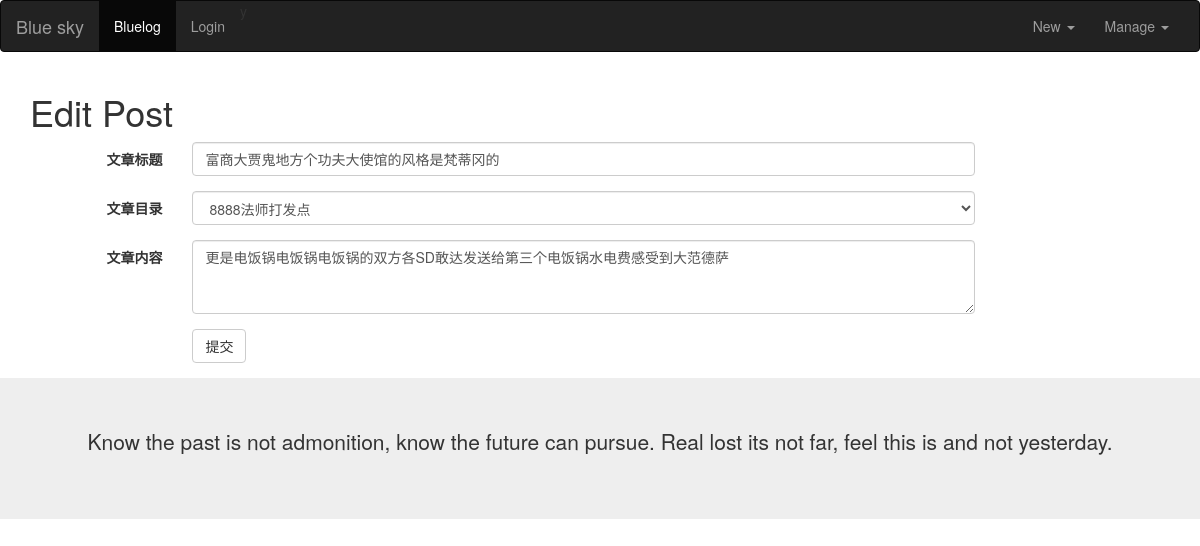
The app's page /admin/editpost/3, older data.
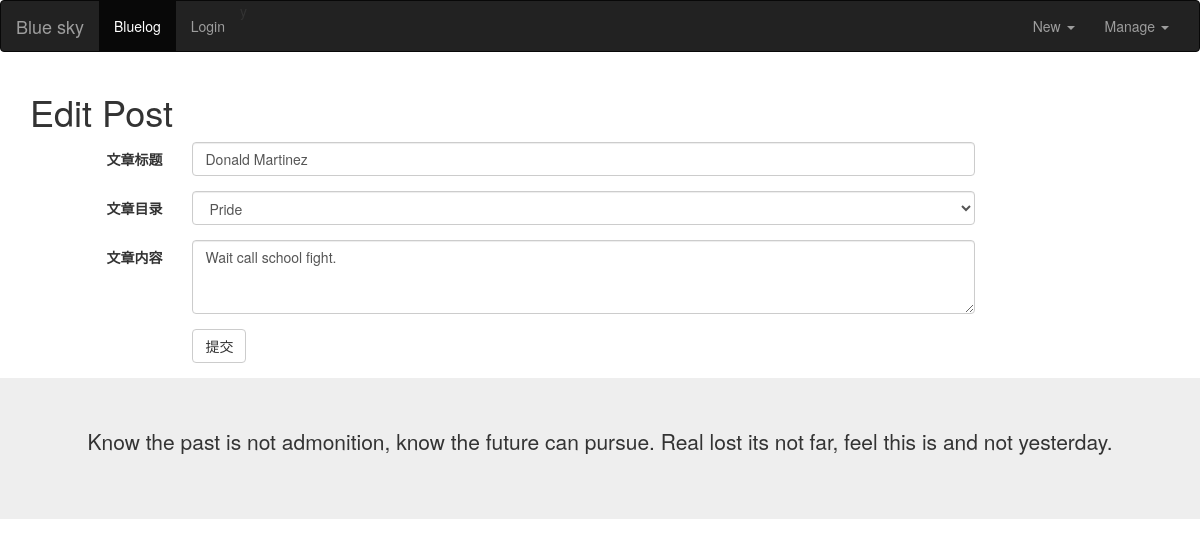
The same page, newer data.
### models.py (models this page shows)
class Post(db.Model):
    id = db.Column(db.Integer, primary_key=True)
    title = db.Column(db.String(20))
    category = db.Column(db.String(20))
    body = db.Column(db.Text)
    timestamp = db.Column(db.DateTime, default=datetime.utcnow, index=True)

### views/blogs/admin.py (the view)
@admin_app.route("/editpost/<int:post_id>", methods=['get', 'post'])
def editPost(post_id):
    post = Post.query.get(post_id)
    categorys = Category.query.all()
    if request.method == "POST":
        post.title = request.form['title']
        post.category = request.form['category_name']
        post.body = request.form['body']
        db.session.commit()
        return redirect(url_for("admin_app.managePost"))
    return render_template("admin/edit_post.html", post=post, categorys=categorys)

### templates/admin/edit_post.html (shortened to what this page needs)
{% extends 'blog_base.html' %}
{% block content %}
<h1>Edit Post</h1>
<div class="row">
		<div class="col-sm-10">
		<form class="form-horizontal" role="form" action="{{ url_for("admin_app.editPost", post_id=post.id) }}" method="post">
		  <div class="form-group">
			<label for="title" class="col-sm-2 control-label">文章标题</label>
			<div class="col-sm-10">
			  <input type="text" class="form-control" id="title" placeholder="请输入标题" value="{{ post.title }}" name="title">
			</div>
		  </div>
		  <div class="form-group">
			<label for="category" class="col-sm-2 control-label">文章目录</label>
			<div class="col-sm-10">
			  	<select class="form-control" value="{{ post.category }}" name="category_name">
					{% for category in categorys %}
				  		<option>{{ category.category_name }}</option>
					{% endfor %}
				</select>
			</div>
		  </div>
          <div class="form-group">
			<label for="body" class="col-sm-2 control-label">文章内容</label>
			<div class="col-sm-10">
                <textarea class="form-control" rows="3" name="body">{{ post.body }}</textarea>
			</div>
		  </div>
		  <div class="form-group">
			<div class="col-sm-offset-2 col-sm-10">
			  <button type="submit" class="btn btn-default">提交</button>
			</div>
		  </div>
		</form>
		</div>
	</div>
{% endblock %}

Row changes from the older to the newer data that the page shows:
changed Post: title "富商大贾鬼地方个功夫大使馆的风格是梵蒂冈的" → "Donald Martinez"; body "更是电饭锅电饭锅电饭锅的双方各SD敢达发送给第三个电饭锅水电费感受到大范德萨" → "Wait call school fight."
Text that changed along with them:
form field category_name: "8888法师打发点" → "Pride"
